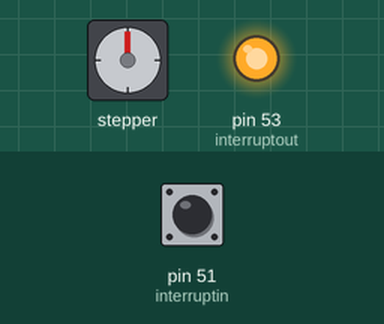
Simulated run of this sketch. Board: Arduino Mega 2560, built with avr-gcc and run on an emulated ATmega2560. Shown: stepper motor, output pins drawn as LEDs (lit = HIGH). The test bench sets the inputs (shaded band); at power-on: pin 51 (interruptin) LOW. Stepper angles assume 2048 steps per turn.

Above: at 1.2 s.
1.3 s: pin 51 (interruptin) pulled HIGH for 0.15 s
At 1.75 s:
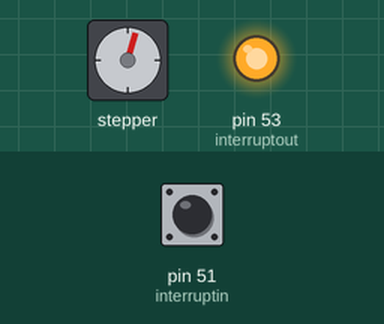
At 2.35 s:
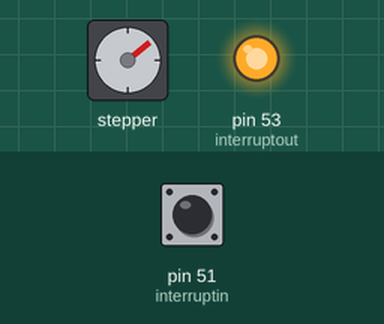
7.3 s: pin 51 (interruptin) pulled HIGH for 1 s
At 7.5 s:
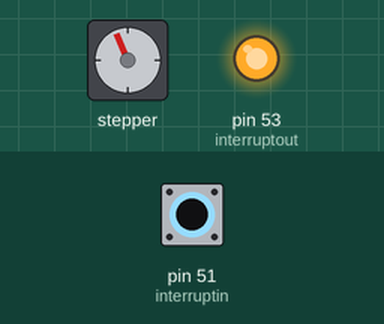
Timing chart, 0 to 15.7 s (numbered marks = the images above; inputs shaded):
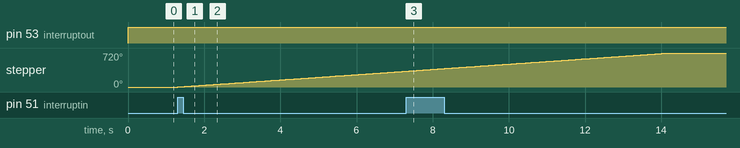

The sketch:

ROBOT_Vtest_ino.ino
```cpp
#include <Stepper.h>
#define STEPS 64 //nombre de pas du moteur sur un tour
int state = 0;
Stepper small_stepper_Mtri(STEPS, 29, 25, 27, 23);  // déclaration des pins de sortie
int  Steps2Take_Mtri = 0;  //Nombre de pas de rotation demandé au moteur
const int interruptin = 51;
const int interruptout = 53;

void setup() {
  pinMode(interruptin,INPUT);
  pinMode(interruptout,OUTPUT);
  small_stepper_Mtri.setSpeed(300);
}

void tri () {
  Steps2Take_Mtri=2048;  //le moteur de tri fait 3 tours pour laisser passer 3tours*3trous = 9 billes
  small_stepper_Mtri.step(Steps2Take_Mtri);
}

void loop() {
  switch (state) {
    case 0:
      digitalWrite(interruptout,HIGH);
      if (digitalRead(interruptin)==1)
        state = 1;
      break;

    case 1:
      tri();
      state = 0;
      break;
  }
}
```

Measured:
- after the input at 1.3 s, stepper: keeps turning clockwise at about 56°/s, starting at once
